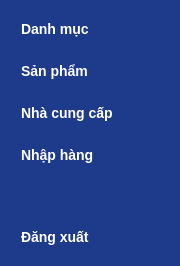
     <widget class="QFrame" name="fr_sidebar">
      <property name="sizePolicy">
       <sizepolicy hsizetype="Fixed" vsizetype="Preferred">
        <horstretch>0</horstretch>
        <verstretch>0</verstretch>
       </sizepolicy>
      </property>
      <property name="minimumSize">
       <size>
        <width>180</width>
        <height>0</height>
       </size>
      </property>
      <property name="maximumSize">
       <size>
        <width>180</width>
        <height>16777215</height>
       </size>
      </property>
      <property name="styleSheet">
       <string notr="true">QFrame { background-color: #1e3a8a; border: none; }
QPushButton { 
    color: white; 
    text-align: left; 
    padding: 10px; 
    border: none; 
    font-size: 14px; 
    font-weight: bold;
}
QPushButton:hover { background-color: #3b82f6; border-radius: 5px; }</string>
      </property>
      <property name="frameShape">
       <enum>QFrame::StyledPanel</enum>
      </property>
      <property name="frameShadow">
       <enum>QFrame::Raised</enum>
      </property>
      <layout class="QVBoxLayout" name="verticalLayout">
       <item>
        <widget class="QPushButton" name="btnDanhMuc">
         <property name="text">
          <string>Danh mục</string>
         </property>
        </widget>
       </item>
       <item>
        <widget class="QPushButton" name="btnSanPham">
         <property name="text">
          <string>Sản phẩm</string>
         </property>
        </widget>
       </item>
       <item>
        <widget class="QPushButton" name="btnNhaCungCap">
         <property name="text">
          <string>Nhà cung cấp</string>
         </property>
        </widget>
       </item>
       <item>
        <widget class="QPushButton" name="btnNhapHang">
         <property name="text">
          <string>Nhập hàng</string>
         </property>
        </widget>
       </item>
       <item>
        <spacer name="verticalSpacer">
         <property name="orientation">
          <enum>Qt::Vertical</enum>
         </property>
         <property name="sizeHint" stdset="0">
          <size>
           <width>20</width>
           <height>40</height>
          </size>
         </property>
        </spacer>
       </item>
       <item>
        <widget class="QPushButton" name="btnDangXuat">
         <property name="text">
          <string>Đăng xuất</string>
         </property>
        </widget>
       </item>
      </layout>
     </widget>
